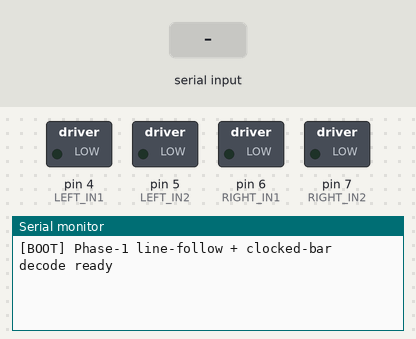
A sketch run on a simulated Arduino Nano, built with avr-gcc and run on an emulated ATmega328P. On the bench: switched loads named in the sketch (green lamp = pin HIGH), the last lines printed to the serial monitor. Inputs (shaded band) come from the test bench.

Above: at 1.2 s.
1.3 s: "BAR 120\n" received over Serial
At 1.8 s:
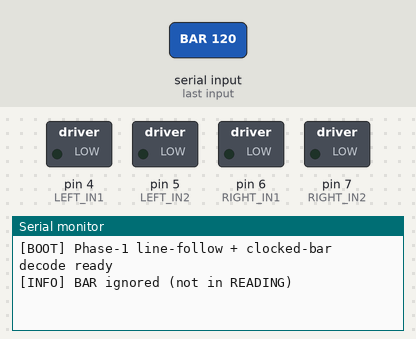
4.3 s: "RESET\n" received over Serial
At 5.3 s:
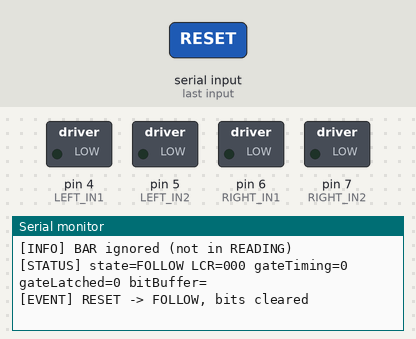
5.8 s: "END\n" received over Serial
At 6.4 s:
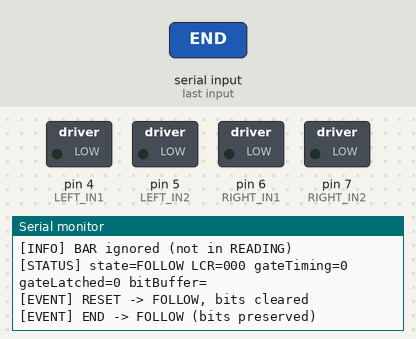

The sketch:

phase1_motor_linefollow_serial_barcode.ino
```cpp
// Archived Phase-1 test sketch: line-follow + initiator gate + clocked-bar decoding via Serial.
// Uses Serial simulation for sensor input and barcode timing.
// Not intended for production firmware.
// Target: Arduino Nano (ATmega328P)
// File: phase1_motor_linefollow_serial_barcode.ino

// ---------------------------
// Tunable constants
// ---------------------------
const unsigned long gate_debounce_ms = 120; // ms of continuous 111 to trigger initiator
const unsigned long CELL_MS = 120;          // ms per barcode cell
const unsigned long TOL_MS = 35;            // warn if BAR dt not near multiple of CELL_MS

const int baseSpeed = 140;   // 0..255
const int turnAdjust = 80;   // 0..255

// ---------------------------
// Motor pins (DRV8833)
// ---------------------------
const int LEFT_IN1  = 4;  // D4
const int LEFT_IN2  = 5;  // D5 (PWM)
const int RIGHT_IN1 = 6;  // D6 (PWM)
const int RIGHT_IN2 = 7;  // D7

bool invertLeft = false;
bool invertRight = false;

// ---------------------------
// State machine
// ---------------------------
enum State {
  FOLLOW,
  READING
};

State state = FOLLOW;

// Simulated sensors
int L = 0, C = 0, R = 0;

// Gate debounce + latch
bool gateLatched = false;
bool gateTiming = false;
unsigned long gateStartMs = 0;

// Reading / decoding
String bitBuffer = "";
bool readingActive = false;

// Status print timing
unsigned long lastStatusMs = 0;
const unsigned long statusIntervalMs = 4000;

// ---------------------------
// Motor helpers
// ---------------------------
void stopMotors() {
  // Safe stop (coast)
  analogWrite(LEFT_IN1, 0);
  analogWrite(LEFT_IN2, 0);
  analogWrite(RIGHT_IN1, 0);
  analogWrite(RIGHT_IN2, 0);
}

void setMotorPWM(int left, int right) {
  // Signed PWM (-255..255). Positive = forward.
  if (invertLeft) left = -left;
  if (invertRight) right = -right;

  left = constrain(left, -255, 255);
  right = constrain(right, -255, 255);

  // DRV8833: drive IN1/IN2 as forward/reverse (one side PWM)
  if (left >= 0) {
    analogWrite(LEFT_IN1, left); // Note: D4 is not PWM on Nano; used as digital here
    analogWrite(LEFT_IN2, 0);
  } else {
    analogWrite(LEFT_IN1, 0);
    analogWrite(LEFT_IN2, -left);
  }

  if (right >= 0) {
    analogWrite(RIGHT_IN1, right);
    analogWrite(RIGHT_IN2, 0);
  } else {
    analogWrite(RIGHT_IN1, 0);
    analogWrite(RIGHT_IN2, -right);
  }
}

// ---------------------------
// Utility
// ---------------------------
void printStatus() {
  Serial.print("[STATUS] state=");
  Serial.print(state == FOLLOW ? "FOLLOW" : "READING");
  Serial.print(" LCR=");
  Serial.print(L); Serial.print(C); Serial.print(R);
  Serial.print(" gateTiming=");
  Serial.print(gateTiming ? "1" : "0");
  Serial.print(" gateLatched=");
  Serial.print(gateLatched ? "1" : "0");
  Serial.print(" bitBuffer=");
  Serial.println(bitBuffer);
}

void logLCR() {
  Serial.print("[LCR] ");
  Serial.print(L); Serial.print(C); Serial.print(R);
  Serial.println();
}

bool is111() {
  return (L == 1 && C == 1 && R == 1);
}

// ---------------------------
// Gate debounce + latch
// ---------------------------
void updateGateDetection() {
  if (is111()) {
    if (!gateTiming && !gateLatched) {
      gateTiming = true;
      gateStartMs = millis();
    }
    if (gateTiming && !gateLatched) {
      unsigned long dt = millis() - gateStartMs;
      if (dt >= gate_debounce_ms) {
        gateLatched = true;
        gateTiming = false;
        state = READING;
        readingActive = true;
        Serial.println("[EVENT] Initiator gate detected -> READING");
      }
    }
  } else {
    if (gateTiming) {
      gateTiming = false;
    }
    if (gateLatched) {
      gateLatched = false;
      Serial.println("[EVENT] Gate latch reset (left 111)");
    }
  }
}

// ---------------------------
// Line following (simple rule table)
// ---------------------------
void doFollow() {
  int leftPWM = 0;
  int rightPWM = 0;

  if (L == 0 && C == 1 && R == 0) {
    leftPWM = baseSpeed;
    rightPWM = baseSpeed;
  } else if ((L == 1 && C == 0 && R == 0) || (L == 1 && C == 1 && R == 0)) {
    leftPWM = baseSpeed - turnAdjust;
    rightPWM = baseSpeed + turnAdjust;
  } else if ((L == 0 && C == 0 && R == 1) || (L == 0 && C == 1 && R == 1)) {
    leftPWM = baseSpeed + turnAdjust;
    rightPWM = baseSpeed - turnAdjust;
  } else if (L == 0 && C == 0 && R == 0) {
    leftPWM = 0;
    rightPWM = 0;
  } else {
    // Any other pattern, default safe
    leftPWM = 0;
    rightPWM = 0;
  }

  setMotorPWM(leftPWM, rightPWM);
}

// ---------------------------
// Serial command parsing
// ---------------------------
String readLine() {
  static String line = "";
  while (Serial.available() > 0) {
    char ch = (char)Serial.read();
    if (ch == '\r') {
      // ignore
    } else if (ch == '\n') {
      String out = line;
      line = "";
      return out;
    } else {
      line += ch;
    }
  }
  return "";
}

void handleBarCommand(unsigned long dtMs) {
  // Decode dt directly into zeros + 1
  float kf = (float)dtMs / (float)CELL_MS;
  int k = (int)lround(kf);

  if (k < 1) k = 1;

  unsigned long nearest = (unsigned long)k * CELL_MS;
  if (dtMs + TOL_MS < nearest || dtMs > nearest + TOL_MS) {
    Serial.print("[WARN] BAR dt not near multiple: dt=");
    Serial.print(dtMs);
    Serial.print(" nearest=");
    Serial.println(nearest);
  }

  // Append (k-1) zeros then a 1
  for (int i = 0; i < k - 1; i++) {
    bitBuffer += "0";
  }
  bitBuffer += "1";

  Serial.print("[BAR] dt=");
  Serial.print(dtMs);
  Serial.print(" k=");
  Serial.print(k);
  Serial.print(" appended=");
  for (int i = 0; i < k - 1; i++) Serial.print("0");
  Serial.println("1");
  Serial.print("[BITS] ");
  Serial.println(bitBuffer);
}

void handleCommand(const String &cmd) {
  if (cmd.length() == 0) return;

  if (cmd.length() == 3 && (cmd[0] == '0' || cmd[0] == '1')
      && (cmd[1] == '0' || cmd[1] == '1') && (cmd[2] == '0' || cmd[2] == '1')) {
    L = (cmd[0] == '1');
    C = (cmd[1] == '1');
    R = (cmd[2] == '1');
    logLCR();
    return;
  }

  if (cmd == "S") {
    printStatus();
    return;
  }

  if (cmd == "RESET") {
    state = FOLLOW;
    readingActive = false;
    bitBuffer = "";
    gateLatched = false;
    gateTiming = false;
    Serial.println("[EVENT] RESET -> FOLLOW, bits cleared");
    return;
  }

  if (cmd == "END" || cmd == "R") {
    state = FOLLOW;
    readingActive = false;
    Serial.println("[EVENT] END -> FOLLOW (bits preserved)");
    return;
  }

  if (cmd.startsWith("BAR ")) {
    if (state != READING) {
      Serial.println("[INFO] BAR ignored (not in READING)");
      return;
    }
    String num = cmd.substring(4);
    unsigned long dtMs = (unsigned long)num.toInt();
    if (dtMs == 0) {
      Serial.println("[WARN] BAR dt invalid or zero");
      return;
    }
    handleBarCommand(dtMs);
    return;
  }

  Serial.print("[WARN] Unknown command: ");
  Serial.println(cmd);
}

// ---------------------------
// Arduino setup/loop
// ---------------------------
void setup() {
  Serial.begin(115200);

  pinMode(LEFT_IN1, OUTPUT);
  pinMode(LEFT_IN2, OUTPUT);
  pinMode(RIGHT_IN1, OUTPUT);
  pinMode(RIGHT_IN2, OUTPUT);

  stopMotors();

  Serial.println("[BOOT] Phase-1 line-follow + clocked-bar decode ready");
}

void loop() {
  String cmd = readLine();
  if (cmd.length() > 0) {
    handleCommand(cmd);
  }

  if (state == FOLLOW) {
    updateGateDetection();
    doFollow();

    if (millis() - lastStatusMs >= statusIntervalMs) {
      lastStatusMs = millis();
      printStatus();
    }
  } else if (state == READING) {
    // Stay in READING until END/RESET command
    if (millis() - lastStatusMs >= statusIntervalMs) {
      lastStatusMs = millis();
      printStatus();
    }
  }
}

/*
Testing in Serial Monitor (newline-terminated):
1) Send "010" to simulate centered line (FOLLOW).
2) Send "111" and keep it for > gate_debounce_ms to trigger initiator.
3) Now send BAR events (in READING):
   - "BAR 120" -> appends "1"
   - "BAR 240" -> appends "01"
   Example: initiator, then BAR 120 then BAR 240 yields bitstring "101".
4) Send "END" (or "R") to return to FOLLOW (bits preserved).
5) Send "RESET" to clear bits and return to FOLLOW.
*/
```

Measured:
- after the input at 1.3 s, the serial monitor: prints a new line at once (image 1)
- after the input at 4.3 s, the serial monitor: prints a new line at once (image 2)
- after the input at 5.8 s, the serial monitor: prints a new line at once (image 3)
